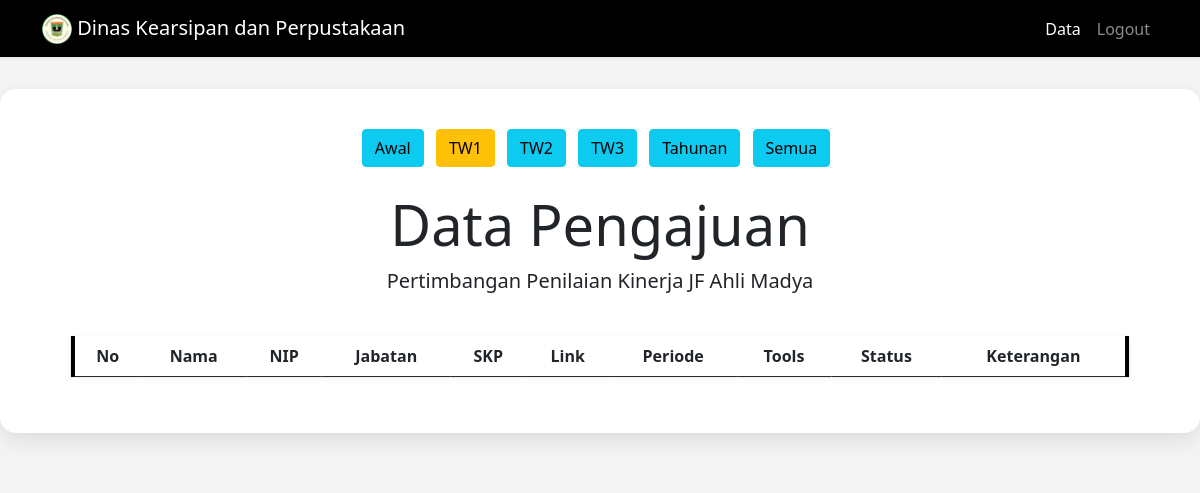
Before: /data.php?periode=tw1 (signed in) with the older database file.
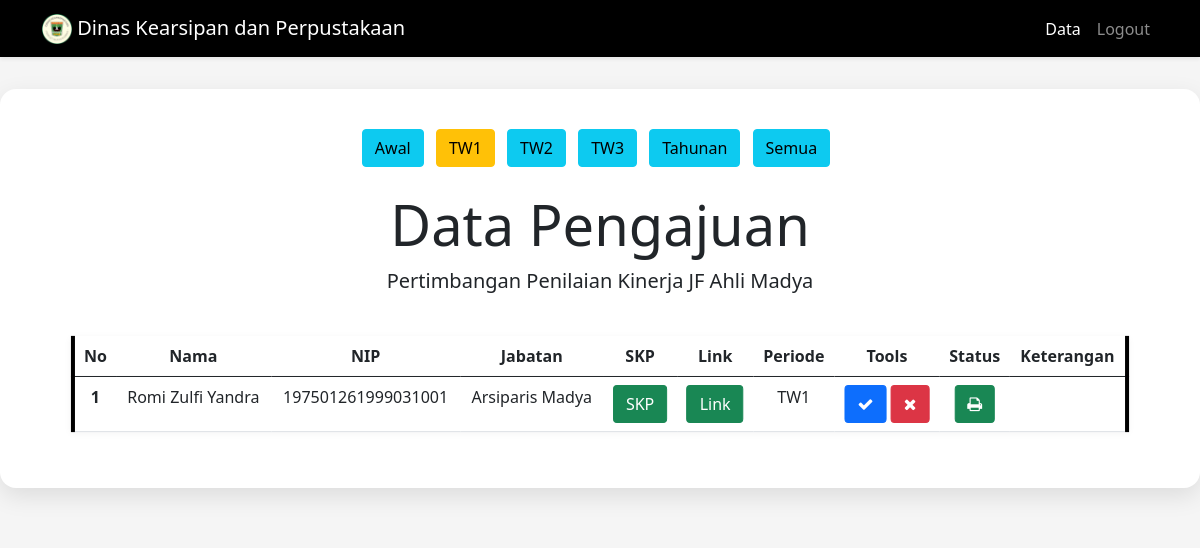
After: the same page with the newer database file.
### tables this page shows
CREATE TABLE `data` (
  `Nomor` int(100) NOT NULL,
  `Nama` varchar(100) NOT NULL,
  `NIP` bigint(100) NOT NULL,
  `Jabatan` varchar(100) NOT NULL,
  `Bidang` varchar(100) NOT NULL,
  `Kabid` varchar(100) NOT NULL,
  `SKP` longblob NOT NULL,
  `Link` varchar(300) NOT NULL,
  `Periode` enum('Awal','TW1','TW2','TW3','Tahunan') NOT NULL,
  `status` enum('pending','disetujui','revisi') DEFAULT NULL,
  `komentar` text NOT NULL,
  `tanggal` datetime DEFAULT current_timestamp()
);

### data.php (the view, shortened to what the changed rows need)
<?php
include "koneksi.php";
$periodeFilter = $_GET['periode'] ?? '';
?>
<!DOCTYPE html>
<html lang="en">
  <head>
    <link href="https://cdn.jsdelivr.net/npm/bootstrap@5.0.2/dist/css/bootstrap.min.css" rel="stylesheet" />
    <link rel="stylesheet" href="https://stackpath.bootstrapcdn.com/font-awesome/4.7.0/css/font-awesome.min.css">
    <link rel="stylesheet" href="style.css" />
  </head>
  <body style="background-color: whitesmoke">
    <section class="jumbotron text-center">
      <div class="card-custom mx-auto" style="max-width: 1500px;">
        <h1 class="display-4">Data Pengajuan</h1>
        <p class="lead">Pertimbangan Penilaian Kinerja JF Ahli Madya</p><br>
        <div style="padding-left: 2rem; padding-right: 2rem">
          <table class="table table-hover table-stripped">
            <thead>
              <tr>
                <th>No</th>
                <th>Nama</th>
                <th>NIP</th>
                <th>Jabatan</th>
                <th>SKP</th>
                <th>Link</th>
                <th>Periode</th>
                <th>Tools</th>
                <th>Status</th>
                <th>Keterangan</th>
              </tr>
            </thead>
            <tbody>
            <?php
            $bidang = '';
            if ($_SESSION['username'] == '196707241999031006') $bidang = 'Kearsipan';
            $sql = "SELECT * FROM data WHERE Bidang = '$bidang'";
            if ($periodeFilter != '') {
              $sql .= " AND LOWER(Periode) = '$periodeFilter'";
            }
            $query_mysqli = mysqli_query($connect, $sql) or die(mysqli_error($connect));
            $Nomor = 1;
            while($pecah = mysqli_fetch_array($query_mysqli)){
            ?>
              <tr>
                <th scope="row"><?php echo $Nomor++; ?></th>
                <td><?php echo $pecah['Nama']; ?></td>
                <td><?php echo $pecah['NIP']; ?></td>
                <td><?php echo $pecah['Jabatan']; ?></td>
                <td><a class="btn btn-success" href="skp.php?Nomor=<?php echo $pecah['Nomor']; ?>" target="_blank">SKP</a></td>
                <td>
                  <?php if (strtolower($pecah['Periode']) !== 'awal'): ?>
                    <a class="btn btn-success" href="<?php echo $pecah['Link']; ?>" target="_blank">Link</a>
                  <?php else: ?>
                    <a class="btn btn-warning" href="#"><i class="fa fa-chain-broken"></i></a>
                  <?php endif; ?>
                </td>
                <td><?php echo $pecah['Periode']; ?></td>
                <td>
                  <?php $status = $pecah['status']; $isFinalStatus = ($status == 'disetujui' || $status == 'revisi'); ?>
                  <a href="acc.php?id=<?php echo $pecah['Nomor']; ?>&status=disetujui" class="btn btn-primary <?php echo $isFinalStatus ? 'disabled-link' : ''; ?>" onclick="return <?php echo $isFinalStatus ? 'false' : 'confirm(\'Apakah Anda yakin ingin menyetujui data ini?\')'; ?>;"><i class="fa fa-check"></i></a>
                  <a href="revisi.php?id=<?php echo $pecah['Nomor']; ?>&status=revisi" class="btn btn-danger <?php echo $isFinalStatus ? 'disabled-link' : ''; ?>" onclick="return <?php echo $isFinalStatus ? 'false' : 'confirm(\'Apakah Anda yakin ingin menolak data ini?\')'; ?>;"><i class="fa fa-times"></i></a>
                </td>
                <td>
                  <?php if (strtolower($status) == 'disetujui'): ?>
                    <a class="btn btn-success" href="surat.php?Nomor=<?php echo $pecah['Nomor']; ?>" target="_blank"><i class="fa fa-print"></i></a>
                  <?php else: ?>
                    <a class="btn btn-warning" href="#"><i class="fa fa-spinner"></i></a>
                  <?php endif; ?>
                </td>
                <td><?php echo $pecah['komentar']; ?></td>
              </tr>
            <?php } ?>
            </tbody>
          </table>
        </div>
      </div>
    </section>
  </body>
</html>

Changed rows visible on the page:
added data: Nama "Romi Zulfi Yandra", NIP "197501261999031001", Jabatan "Arsiparis Madya", Periode "TW1"
